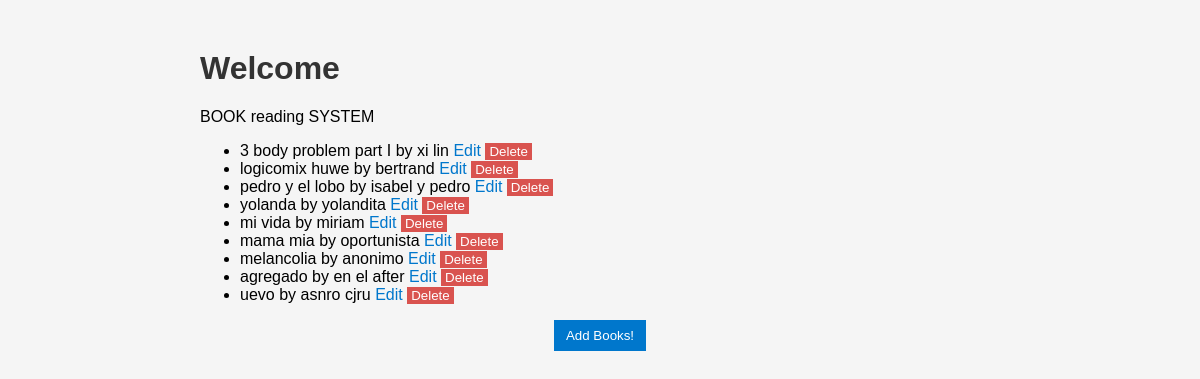
/libros, run on an earlier commit of the app's database.
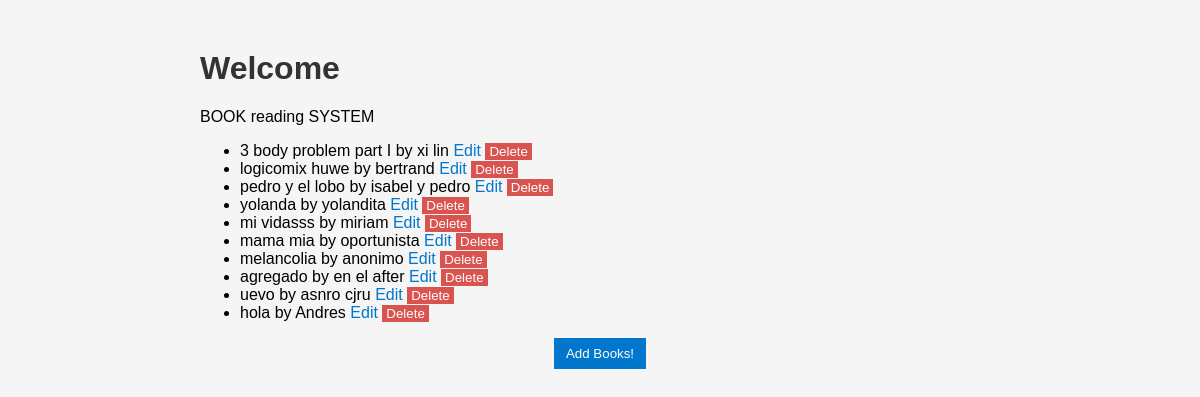
And on a later commit of the database.
### tables this page shows
CREATE TABLE books (
                   id INTEGER PRIMARY KEY AUTOINCREMENT,
                   title TEXT NOT NULL,
                   author TEXT NOT NULL
        );

### p1.py (the view)
@app.route("/libros")
def libros():
    books= get_all_books()
    return render_template("libros.html", books=books)

### database.py (called while the page is built)
def get_all_books():
    conn = get_connection()
    cursor = conn.cursor()
    cursor.execute("SELECT id, title, author FROM books")
    books = cursor.fetchall()
    conn.close()
    return books

def get_connection():
    conn = sqlite3.connect("books.db")
    return conn

### templates/libros.html (shortened to what this page needs)
<head>
    <link rel="stylesheet"
    href="{{ url_for('static', filename='style.css') }}">
</head>
<h1>Welcome</h1>
<p>BOOK reading SYSTEM</p>
<ul>
    {% for boo in books %}
        <li> {{ boo[1] }} by {{boo[2]}}
            <a href="{{ url_for('edit_book', id=boo[0]) }}">
                Edit
            </a>
            <form action="{{ url_for('delete_book', id=boo[0]) }}" method="post"
             style="display:inline;">
                <button
                    class="delete-btn"
                    type="submit"
                    onclick = "return confirm('Delete the book {{boo[1]}} by {{boo[2]}} ?')">
                    Delete
                </button>
            </form>
        </li>
    {% endfor %}
</ul>
   <button class="add-btn"
   onclick="window.location.href='{{ url_for('books') }}'">
        Add Books!
    </button>

### static/style.css (style rules this page uses)
h1 { color: #333; }
a { color: #0077cc; text-decoration: none; }
form { margin: 20px 0; }
.add-btn { display: block; margin: 0 auto; }
button { padding: 8px 12px; background-color: #0077cc; color: white; border: none; cursor: pointer; }
.delete-btn { background-color: #d9534f; color: white; border: none; padding: 1px 4px; cursor: pointer; }

What changed in the data, as far as the page shows it:
changed books "miriam": title "mi vida" → "mi vidasss"
added books: title "hola", author "Andres"
